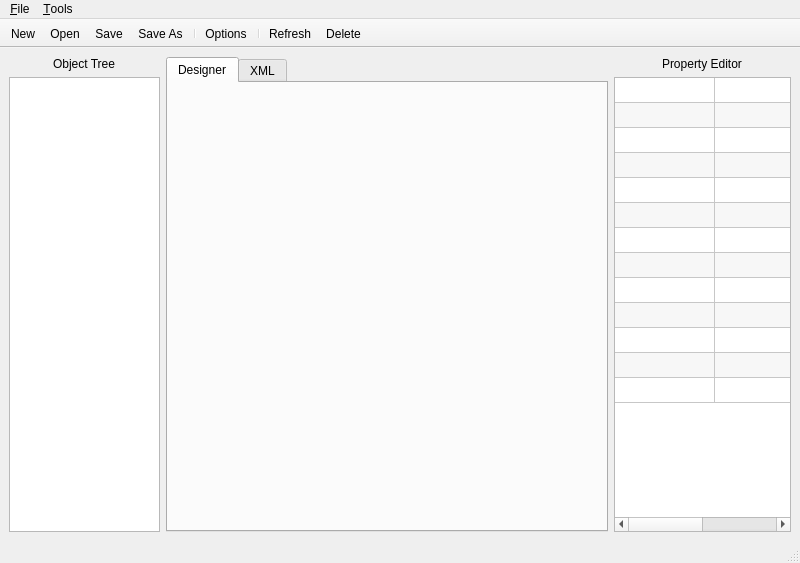
<?xml version="1.0" encoding="UTF-8"?>
<ui version="4.0">
 <class>MainWindow</class>
 <widget class="QMainWindow" name="MainWindow">
  <property name="geometry">
   <rect>
    <x>0</x>
    <y>0</y>
    <width>800</width>
    <height>563</height>
   </rect>
  </property>
  <property name="windowTitle">
   <string>MainWindow</string>
  </property>
  <widget class="QWidget" name="centralwidget">
   <layout class="QGridLayout" name="gridLayout">
    <item row="0" column="0" alignment="Qt::AlignHCenter">
     <widget class="QLabel" name="label_2">
      <property name="sizePolicy">
       <sizepolicy hsizetype="Preferred" vsizetype="Preferred">
        <horstretch>1</horstretch>
        <verstretch>0</verstretch>
       </sizepolicy>
      </property>
      <property name="text">
       <string>Object Tree</string>
      </property>
     </widget>
    </item>
    <item row="0" column="1" rowspan="2">
     <widget class="QTabWidget" name="tabWidget">
      <property name="sizePolicy">
       <sizepolicy hsizetype="Expanding" vsizetype="Expanding">
        <horstretch>10</horstretch>
        <verstretch>0</verstretch>
       </sizepolicy>
      </property>
      <property name="currentIndex">
       <number>0</number>
      </property>
      <widget class="QWidget" name="tab">
       <attribute name="title">
        <string>Designer</string>
       </attribute>
       <layout class="QHBoxLayout" name="horizontalLayout"/>
      </widget>
      <widget class="QWidget" name="tab_2">
       <attribute name="title">
        <string>XML</string>
       </attribute>
      </widget>
     </widget>
    </item>
    <item row="0" column="2" alignment="Qt::AlignHCenter">
     <widget class="QLabel" name="label">
      <property name="sizePolicy">
       <sizepolicy hsizetype="Preferred" vsizetype="Preferred">
        <horstretch>4</horstretch>
        <verstretch>0</verstretch>
       </sizepolicy>
      </property>
      <property name="text">
       <string>Property Editor</string>
      </property>
     </widget>
    </item>
    <item row="1" column="0">
     <widget class="QTreeView" name="treeView">
      <property name="enabled">
       <bool>true</bool>
      </property>
      <property name="sizePolicy">
       <sizepolicy hsizetype="Expanding" vsizetype="Expanding">
        <horstretch>1</horstretch>
        <verstretch>1</verstretch>
       </sizepolicy>
      </property>
      <property name="minimumSize">
       <size>
        <width>151</width>
        <height>0</height>
       </size>
      </property>
     </widget>
    </item>
    <item row="1" column="2">
     <widget class="QTableWidget" name="tableWidget">
      <property name="sizePolicy">
       <sizepolicy hsizetype="Expanding" vsizetype="Expanding">
        <horstretch>4</horstretch>
        <verstretch>0</verstretch>
       </sizepolicy>
      </property>
      <property name="frameShape">
       <enum>QFrame::StyledPanel</enum>
      </property>
      <property name="frameShadow">
       <enum>QFrame::Plain</enum>
      </property>
      <property name="lineWidth">
       <number>0</number>
      </property>
      <property name="horizontalScrollBarPolicy">
       <enum>Qt::ScrollBarAsNeeded</enum>
      </property>
      <property name="sizeAdjustPolicy">
       <enum>QAbstractScrollArea::AdjustIgnored</enum>
      </property>
      <property name="alternatingRowColors">
       <bool>true</bool>
      </property>
      <property name="gridStyle">
       <enum>Qt::SolidLine</enum>
      </property>
      <property name="wordWrap">
       <bool>true</bool>
      </property>
      <property name="rowCount">
       <number>13</number>
      </property>
      <property name="columnCount">
       <number>2</number>
      </property>
      <attribute name="horizontalHeaderVisible">
       <bool>false</bool>
      </attribute>
      <attribute name="horizontalHeaderCascadingSectionResizes">
       <bool>true</bool>
      </attribute>
      <attribute name="horizontalHeaderDefaultSectionSize">
       <number>100</number>
      </attribute>
      <attribute name="horizontalHeaderMinimumSectionSize">
       <number>5</number>
      </attribute>
      <attribute name="horizontalHeaderShowSortIndicator" stdset="0">
       <bool>false</bool>
      </attribute>
      <attribute name="horizontalHeaderStretchLastSection">
       <bool>true</bool>
      </attribute>
      <attribute name="verticalHeaderVisible">
       <bool>false</bool>
      </attribute>
      <attribute name="verticalHeaderCascadingSectionResizes">
       <bool>false</bool>
      </attribute>
      <attribute name="verticalHeaderDefaultSectionSize">
       <number>25</number>
      </attribute>
      <attribute name="verticalHeaderStretchLastSection">
       <bool>false</bool>
      </attribute>
      <row/>
      <row/>
      <row/>
      <row/>
      <row/>
      <row/>
      <row/>
      <row/>
      <row/>
      <row/>
      <row/>
      <row/>
      <row/>
      <column/>
      <column/>
      <item row="0" column="0">
       <property name="text">
        <string/>
       </property>
      </item>
      <item row="0" column="1">
       <property name="text">
        <string/>
       </property>
      </item>
     </widget>
    </item>
   </layout>
  </widget>
  <widget class="QMenuBar" name="menubar">
   <property name="geometry">
    <rect>
     <x>0</x>
     <y>0</y>
     <width>800</width>
     <height>27</height>
    </rect>
   </property>
   <widget class="QMenu" name="menuFile">
    <property name="title">
     <string>&amp;File</string>
    </property>
    <addaction name="action_New"/>
    <addaction name="action_Open"/>
    <addaction name="action_Save"/>
    <addaction name="actionSave_AS"/>
    <addaction name="separator"/>
    <addaction name="actionO_ptions"/>
   </widget>
   <widget class="QMenu" name="menu_Tools">
    <property name="title">
     <string>&amp;Tools</string>
    </property>
    <addaction name="action_Refresh"/>
    <addaction name="action_Delete"/>
   </widget>
   <addaction name="menuFile"/>
   <addaction name="menu_Tools"/>
  </widget>
  <widget class="QStatusBar" name="statusbar"/>
  <widget class="QToolBar" name="toolBar">
   <property name="windowTitle">
    <string>toolBar</string>
   </property>
   <property name="movable">
    <bool>false</bool>
   </property>
   <property name="toolButtonStyle">
    <enum>Qt::ToolButtonIconOnly</enum>
   </property>
   <property name="floatable">
    <bool>true</bool>
   </property>
   <attribute name="toolBarArea">
    <enum>TopToolBarArea</enum>
   </attribute>
   <attribute name="toolBarBreak">
    <bool>false</bool>
   </attribute>
   <addaction name="action_New"/>
   <addaction name="action_Open"/>
   <addaction name="action_Save"/>
   <addaction name="actionSave_AS"/>
   <addaction name="separator"/>
   <addaction name="actionO_ptions"/>
   <addaction name="separator"/>
   <addaction name="action_Refresh"/>
   <addaction name="action_Delete"/>
  </widget>
  <action name="action_New">
   <property name="icon">
    <iconset>
     <normaloff>../fomod/gui/logos/1456477402_add.png</normaloff>../fomod/gui/logos/1456477402_add.png</iconset>
   </property>
   <property name="text">
    <string>&amp;New</string>
   </property>
   <property name="shortcut">
    <string>Ctrl+N</string>
   </property>
  </action>
  <action name="action_Open">
   <property name="icon">
    <iconset>
     <normaloff>../fomod/gui/logos/1456477639_file.png</normaloff>../fomod/gui/logos/1456477639_file.png</iconset>
   </property>
   <property name="text">
    <string>&amp;Open</string>
   </property>
   <property name="shortcut">
    <string>Ctrl+O</string>
   </property>
  </action>
  <action name="action_Save">
   <property name="icon">
    <iconset>
     <normaloff>../fomod/gui/logos/1456477689_disc-floopy.png</normaloff>../fomod/gui/logos/1456477689_disc-floopy.png</iconset>
   </property>
   <property name="text">
    <string>&amp;Save</string>
   </property>
   <property name="shortcut">
    <string>Ctrl+S</string>
   </property>
  </action>
  <action name="actionSave_AS">
   <property name="icon">
    <iconset>
     <normaloff>../fomod/gui/logos/1456477799_disc-cd.png</normaloff>../fomod/gui/logos/1456477799_disc-cd.png</iconset>
   </property>
   <property name="text">
    <string>Sa&amp;ve As...</string>
   </property>
   <property name="shortcut">
    <string>Ctrl+Shift+S</string>
   </property>
  </action>
  <action name="actionO_ptions">
   <property name="icon">
    <iconset>
     <normaloff>../fomod/gui/logos/1456477700_configuration.png</normaloff>../fomod/gui/logos/1456477700_configuration.png</iconset>
   </property>
   <property name="text">
    <string>O&amp;ptions</string>
   </property>
   <property name="shortcut">
    <string>Ctrl+P</string>
   </property>
  </action>
  <action name="action_Refresh">
   <property name="icon">
    <iconset>
     <normaloff>../fomod/gui/logos/1456477730_refresh.png</normaloff>../fomod/gui/logos/1456477730_refresh.png</iconset>
   </property>
   <property name="text">
    <string>&amp;Refresh</string>
   </property>
   <property name="shortcut">
    <string>Ctrl+R</string>
   </property>
  </action>
  <action name="action_Delete">
   <property name="icon">
    <iconset>
     <normaloff>../fomod/gui/logos/1456477717_error.png</normaloff>../fomod/gui/logos/1456477717_error.png</iconset>
   </property>
   <property name="text">
    <string>&amp;Delete</string>
   </property>
   <property name="shortcut">
    <string>Ctrl+D</string>
   </property>
  </action>
 </widget>
 <resources/>
 <connections/>
</ui>
